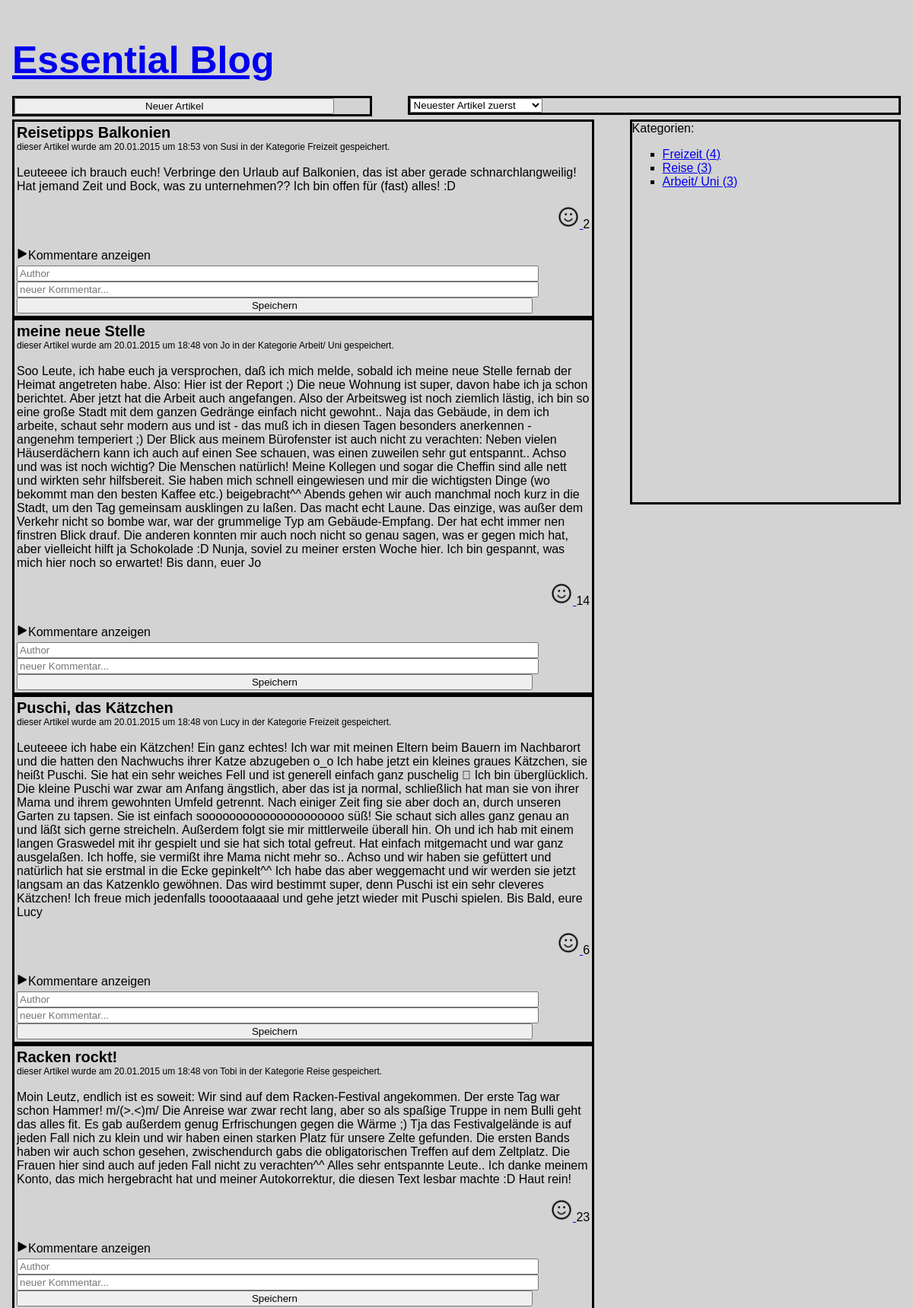
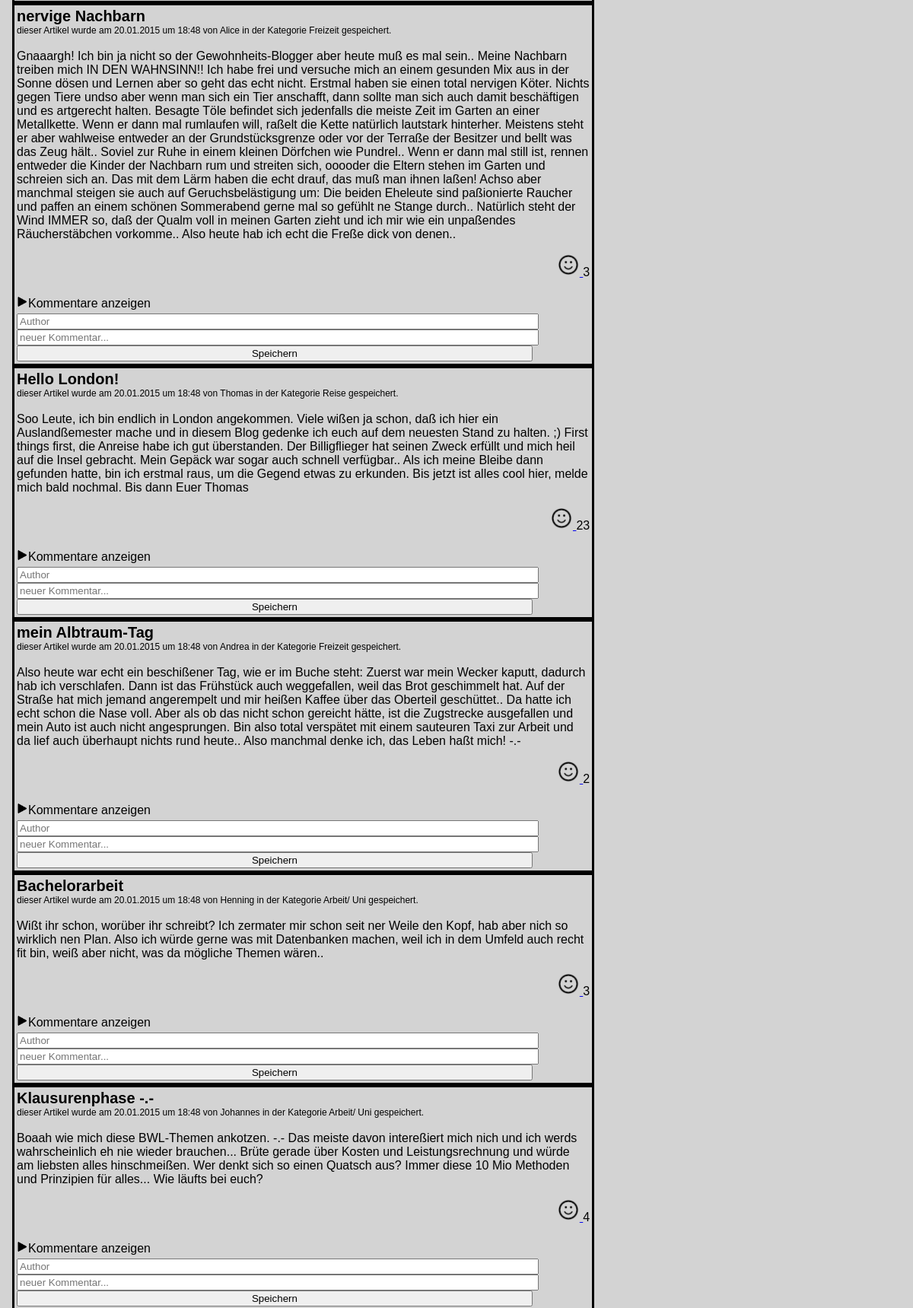
Page /Website/index.php (upper part) on the earlier database version (2 pictures, top to bottom).
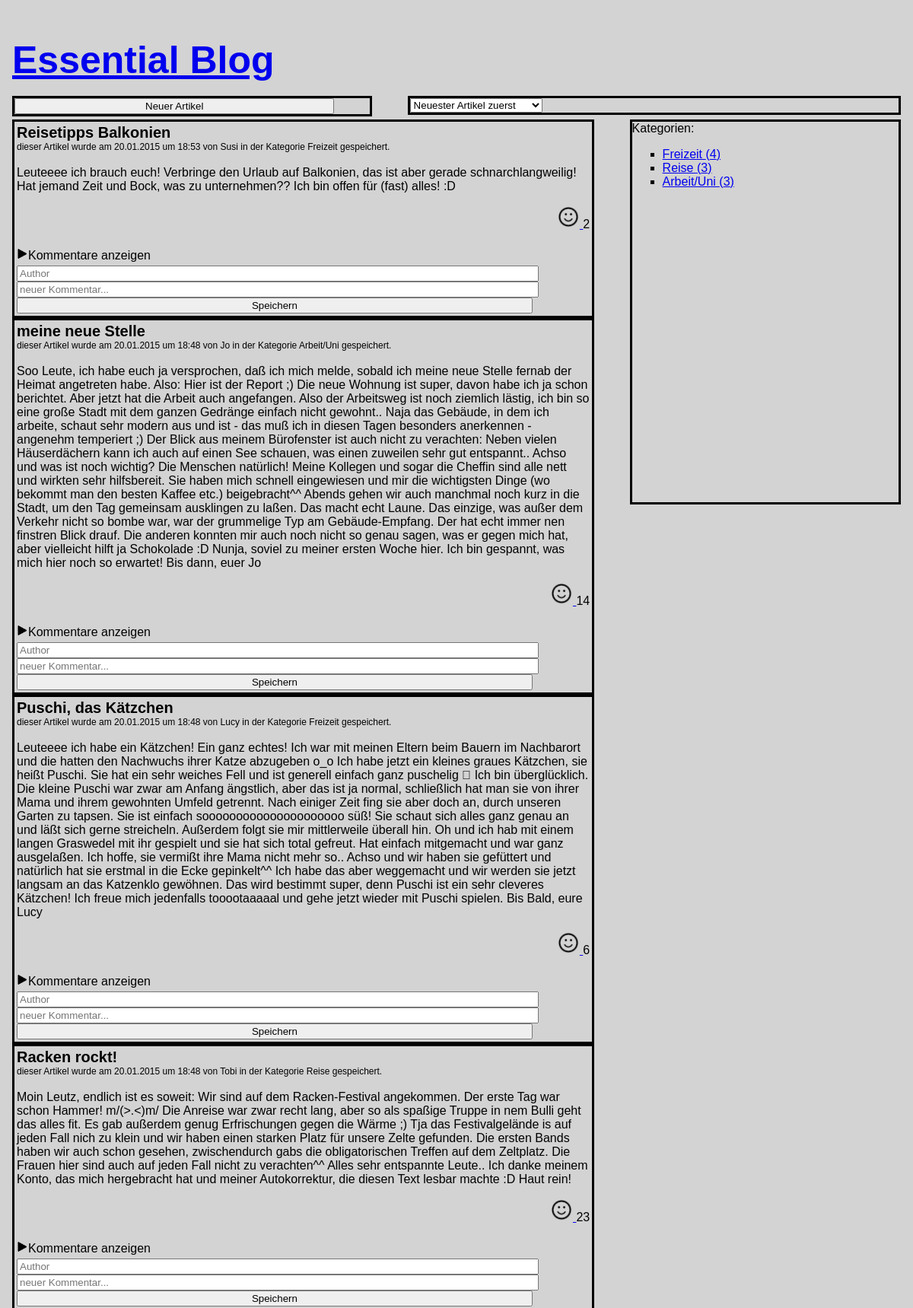
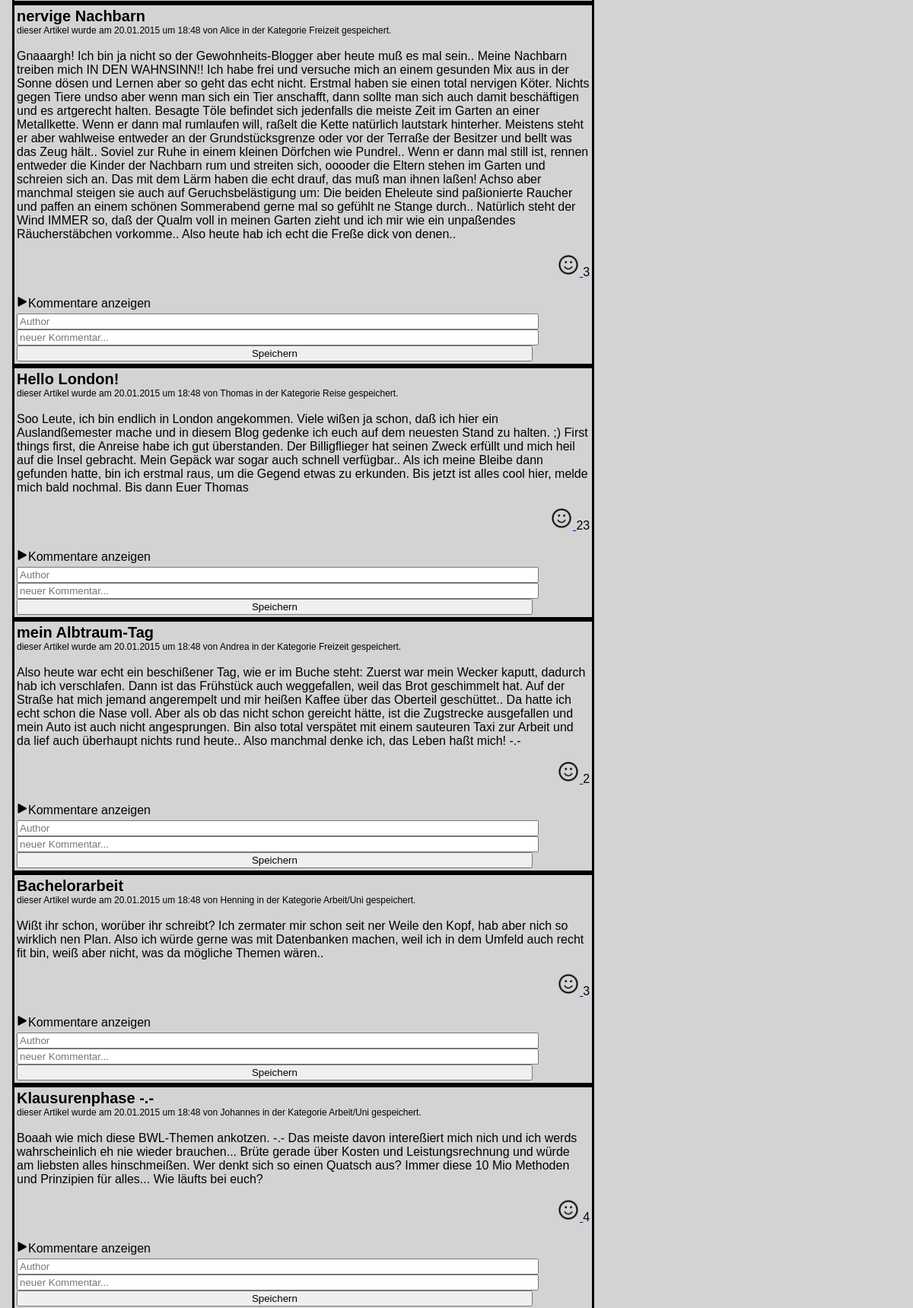
Same page on the later database version (2 pictures, top to bottom).
### tables this page shows
CREATE TABLE `t_article` (
  `article_id` int(11) NOT NULL AUTO_INCREMENT,
  `author` varchar(45) NOT NULL,
  `title` varchar(100) NOT NULL,
  `text` mediumtext NOT NULL,
  `create_time` timestamp NOT NULL DEFAULT CURRENT_TIMESTAMP ON UPDATE CURRENT_TIMESTAMP,
  `category_id` int(11) NOT NULL,
  `like_count` int(11) NOT NULL DEFAULT '0',
  PRIMARY KEY (`article_id`),
  KEY `category_id_idx` (`category_id`),
  CONSTRAINT `category_id` FOREIGN KEY (`category_id`) REFERENCES `t_category` (`category_id`) ON DELETE NO ACTION ON UPDATE NO ACTION
);

CREATE TABLE `t_category` (
  `category_id` int(11) NOT NULL AUTO_INCREMENT,
  `title` varchar(45) NOT NULL,
  PRIMARY KEY (`category_id`)
);

### Website/include/linkparameter.php (called while the page is built)
<?php
	if (isset($_GET['order'])) {
		$order = $_GET['order'];
	}else{
		$order = 'newestfirst';
	}
	if (isset($_GET['displayedarticles'])) {
		$displayedarticles = $_GET['displayedarticles'];
	}else{
		$displayedarticles = 10;
	}
	if (isset($_GET['articlecategory'])) {
		$articlecategory = $_GET['articlecategory'];
	}else{
		$articlecategory = '%';
	}
?>

### Website/include/connection.php (called while the page is built, shortened)
<?php
    function GetDBConnection()
    {
		$db_hostname = "localhost";
		$db_user = "root";
		$db_password = "geheim";
		$db_database = "essentialblog";
        $g_link = mysql_connect( $db_hostname, $db_user, $db_password) or die('Could not connect to server.' );
        return $g_link;
    }
?>

### Website/include/function.php (called while the page is built, shortened)
<?php
	function GetSelectedArticles($order,$articlecategory,$displayedarticles)
	{
		if ($order=="newestfirst")
		{
			$order = "article_id DESC";
		}
		elseif ($order=="oldestfirst")
		{
			$order = "article_id ASC";
		}
		elseif ($order=="mostlikedfirst")
		{
			$order = "like_count DESC";
		}
		else
		{
			$order = "article_id DESC";
		}
		$query ="
		SELECT t_article.article_id FROM t_article
		INNER JOIN t_category ON t_category.category_id = t_article.category_id
		WHERE t_category.title LIKE '$articlecategory'
		ORDER BY $order
		LIMIT $displayedarticles";
		$result = mysql_query($query);
		return $result;
	}
	function GetArticleTitle($article_id)
	{
		$query ="
		SELECT t_article.title FROM t_article
		WHERE t_article.article_id='$article_id'";
		$result = mysql_query($query);
		return mysql_result($result, 0);
	}
	function GetArticleAuthor($article_id)
	{
		$query ="
		SELECT t_article.author FROM t_article
		WHERE t_article.article_id='$article_id'";
		$result = mysql_query($query);
		return mysql_result($result, 0);
	}
	function GetArticleText($article_id)
	{
		$query ="
		SELECT t_article.text FROM t_article
		WHERE t_article.article_id='$article_id'";
		$result = mysql_query($query);
		return mysql_result($result, 0);
	}
	function GetArticleDate($article_id)
	{
		$query ="
		SELECT DATE_FORMAT (create_time,'%d.%m.%Y um %k:%i') FROM t_article
		WHERE t_article.article_id='$article_id'";
		$result = mysql_query($query);
		return mysql_result($result, 0);
	}
	function GetArticleLikes($article_id)
	{
		$query ="
		SELECT t_article.like_count FROM t_article
		WHERE t_article.article_id='$article_id'";
		$result = mysql_query($query);
		return mysql_result($result, 0);
	}
	function GetArticleCategory($article_id)
	{
		$query ="
		SELECT t_category.title FROM t_category
		INNER JOIN t_article ON t_article.category_id = t_category.category_id
		WHERE t_article.article_id='$article_id'";
		$result = mysql_query($query);
		return mysql_result($result, 0);
	}
	function GetCategorySum()
	{
		$query ="
		SELECT t_category.title, COUNT(*) AS Anzahl
		FROM t_category
		INNER JOIN t_article ON t_article.category_id = t_category.category_id
		GROUP BY t_category.category_id;";
		$result = mysql_query($query);
		return $result;
	}
?>

### Website/index.php (the view, shortened to what this page needs)
<?php
	include "include/connection.php";
	include "include/function.php";
	include "include/linkparameter.php";
	echo "<!doctype html>\n";
	echo "<html>\n";
	echo "  <head>\n";
	echo "	<link rel=\"stylesheet\" type=\"text/css\" href=\"include/format.css\">\n";
	echo "  </head>\n";
	echo "  <body>\n";
	echo "    <h1><a href=/index.php>Essential Blog</a></h1>\n";
	echo "	<div id=\"header\">\n";
	echo "			<div id=\"new\">\n";
	echo "				<form action='/newarticle.php'>";
	echo "				    <input type='submit' value='Neuer Artikel'>";
	echo "				</form>";
	echo "		</div>\n";
	echo "		<div id=\"sorter\">\n";
	echo "			<FORM NAME=\"nav\">\n";
	echo "			<SELECT NAME=\"SelectURL\" onChange=\"document.location.href=document.nav.SelectURL.options[document.nav.SelectURL.selectedIndex].value\">\n";
	echo "				<OPTION VALUE='?&order=newestfirst&articlecategory=".$articlecategory."&displayedarticles=".$displayedarticles."'";if ($order=='newestfirst'){echo "SELECTED";}echo ">Neuester Artikel zuerst\n";
	echo "				<OPTION VALUE='?&order=oldestfirst&articlecategory=".$articlecategory."&displayedarticles=".$displayedarticles."'";if ($order=='oldestfirst'){echo "SELECTED";}echo ">&Aumlltester Artikel zuerst\n";
	echo "			</SELECT>\n";
	echo "			</FORM>";
	echo "		</div>\n";
	echo "		</div>\n";
	echo "	<div style=\"clear:both\" />\n";
	echo "	<div id=\"categorySection\">\n";
	echo "		Kategorien: <br>\n";
	echo "		<ul id=\"categories\">\n";
	$category_array = GetCategorySum();
	while ($row = mysql_fetch_array($category_array, MYSQL_NUM)) {
		$category_name = $row[0];
		$category_sum= $row[1];
		echo "<li><a href=?&order=".$order."&articlecategory=".$category_name."&displayedarticles=".$displayedarticles.">".$category_name." (".$category_sum.")</a> </li></b>";
	}
	echo "		</ul>\n";
	echo "	</div>\n";
	$article_id_array = GetSelectedArticles($order,$articlecategory,$displayedarticles);
	while ($row = mysql_fetch_array($article_id_array, MYSQL_NUM)) {
		$article_id = $row[0];
		echo "	<div id=\"articleSection\">\n";
		echo "	<A NAME='article".$article_id."'>";
		echo "		<table class= \"articleBorder\">\n";
		echo "			<tr>\n";
		echo "				<td class=\"article\">\n";
		echo "					<div class=\"articleTitle\">".GetArticleTitle($article_id)."</div>\n";
		echo "					<div class=\"articleHeader\">\n";
		echo "						dieser Artikel wurde am \n";
		echo "						<label for=\"date\">".GetArticleDate($article_id)."</label>\n";
		echo "						von \n";
		echo "						<label for=\"author\">".GetArticleAuthor($article_id)."</label>\n";
		echo "						in der Kategorie \n";
		echo "						<label for=\"date\">".GetArticleCategory($article_id)."</label>\n";
		echo "						gespeichert. \n";
		echo "					</div>\n";
		echo "					<br />\n";
		echo "					<div class=\"articleText\">".GetArticleText($article_id)."</div>\n";
		echo "					<div>\n";
		echo "						<p align='right'>";
		echo "							<a href='include/saveArticleLike.php?LikedArticleID=".$article_id."'>";
		echo "							<img src=\"images\smiley.png\" alt=\"like\" height=\"30\" width=\"30\">\n";
		echo "							</a>\n";
		echo "							<label for=\"likes\">".GetArticleLikes($article_id)."</label>\n";
		echo "						</p>";
		echo "					</div>\n";
		echo "				</td>\n";
		echo "			</tr>\n";
		echo "			<tr>\n";
		echo "				<td id=\"ShowComment".$article_id."\" class=\"ShowComments\">\n";
		echo "					<div onclick=\"showComments('".$article_id."')\"><img src=\"images\Pfeil_rechts.png\" alt=\"Kommentare_aufklappen\" height=\"15\" width=\"15\">Kommentare anzeigen</div>\n";
		echo "			</tr>\n";
		echo "			<tr>\n";
		echo "				<td class=\"newComment\">\n";
		echo "				<form method='post' action='include/saveComment.php?ArticleID=".$article_id."'  >";
		echo "					<input type=\"text\" name=\"commentauthor\" placeholder=\"Author\"></input>\n";
		echo "					<br>\n";
		echo "					<input type=\"text\" name=\"commenttext\" placeholder=\"neuer Kommentar...\"></input>\n";
		echo "					<br>\n";
		echo "					<input name='saveComment' type='submit' submit='submit' value='Speichern' class='button'>";
		echo "				</form>";
		echo "				</td>\n";
		echo "			</tr>\n";
		echo "		</table>\n";
		echo "	</div>\n";
		echo " <p>\n";
	}
	echo "	<br>\n";
	echo "  </body>\n";
	echo "</html>";
?>

### Website/include/format.css (style rules this page uses)
body { margin: 0; padding: 1em; min-width: 41em; font-family:Arial, Times New Roman; font-size:16px; background-color:lightgrey; }
h1 { position:absolute; font-size:50px; font-weight:bolder; }
input { width:90%; font-family:Arial, Times New Roman; }
#new { position:relative; top:110px; float:left; width:40%; border-style:solid; }
#sorter { position:relative; float:right; margin: 0 0 1.1em; padding: 0; top:110px; border-style:solid; width:55% }
#categorySection { position:relative; float: right; width: 12em; height:500px; top:98px; margin: 0 0 1.1em; padding: 0; border-style:solid; width:30% }
#articleSection { position:relative; top:98px; float:left; border-style:solid; width:65%; }
ul#categories { list-style-type:square; }
.articleTitle { font-size:20px; font-weight:bolder; }
.articleHeader { font-size:12px; }

Differences in the rows shown:
changed through a linked row, t_article "meine neue Stelle": article_id.title "Arbeit/ Uni" → "Arbeit/Uni"
changed through a linked row, t_article "Bachelorarbeit": article_id.title "Arbeit/ Uni" → "Arbeit/Uni"
changed through a linked row, t_article "Klausurenphase -.-": article_id.title "Arbeit/ Uni" → "Arbeit/Uni"
Other differences:
new list line: "Arbeit/Uni ( 3 )"
list line gone: "Arbeit/ Uni ( 3 )"
